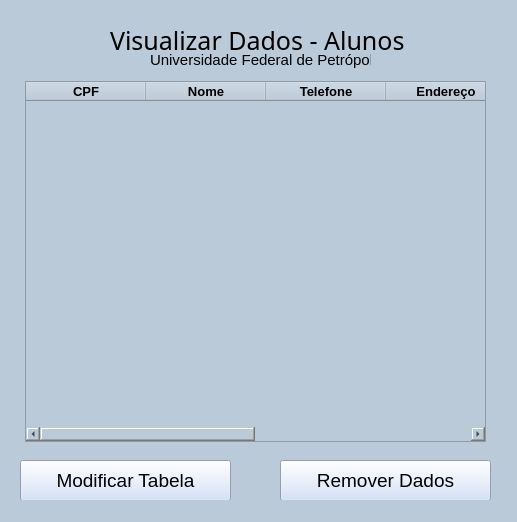
<?xml version="1.0" encoding="UTF-8"?>
<ui version="4.0">
 <class>MainWindow</class>
 <widget class="QMainWindow" name="MainWindow">
  <property name="geometry">
   <rect>
    <x>0</x>
    <y>0</y>
    <width>517</width>
    <height>522</height>
   </rect>
  </property>
  <property name="windowTitle">
   <string>MainWindow</string>
  </property>
  <property name="styleSheet">
   <string notr="true">background-color: rgb(186, 202, 217);</string>
  </property>
  <widget class="QWidget" name="centralwidget">
   <widget class="QLabel" name="label_2">
    <property name="geometry">
     <rect>
      <x>150</x>
      <y>50</y>
      <width>221</width>
      <height>20</height>
     </rect>
    </property>
    <property name="font">
     <font>
      <family>MS UI Gothic</family>
      <pointsize>11</pointsize>
     </font>
    </property>
    <property name="text">
     <string>Universidade Federal de Petrópolis</string>
    </property>
   </widget>
   <widget class="QLabel" name="label">
    <property name="geometry">
     <rect>
      <x>110</x>
      <y>30</y>
      <width>331</width>
      <height>21</height>
     </rect>
    </property>
    <property name="font">
     <font>
      <family>MS Gothic</family>
      <pointsize>19</pointsize>
     </font>
    </property>
    <property name="text">
     <string>Visualizar Dados - Alunos</string>
    </property>
   </widget>
   <widget class="QTableWidget" name="tableWidget">
    <property name="geometry">
     <rect>
      <x>25</x>
      <y>81</y>
      <width>461</width>
      <height>361</height>
     </rect>
    </property>
    <property name="styleSheet">
     <string notr="true">background-color: rgb(186, 202, 217);</string>
    </property>
    <property name="gridStyle">
     <enum>Qt::DashLine</enum>
    </property>
    <attribute name="horizontalHeaderDefaultSectionSize">
     <number>120</number>
    </attribute>
    <column>
     <property name="text">
      <string>CPF</string>
     </property>
     <property name="font">
      <font>
       <family>Arial</family>
       <pointsize>10</pointsize>
       <weight>75</weight>
       <bold>true</bold>
      </font>
     </property>
    </column>
    <column>
     <property name="text">
      <string>Nome</string>
     </property>
     <property name="font">
      <font>
       <family>Arial</family>
       <pointsize>10</pointsize>
       <weight>75</weight>
       <bold>true</bold>
      </font>
     </property>
    </column>
    <column>
     <property name="text">
      <string>Telefone</string>
     </property>
     <property name="font">
      <font>
       <family>Arial</family>
       <pointsize>10</pointsize>
       <weight>75</weight>
       <bold>true</bold>
      </font>
     </property>
    </column>
    <column>
     <property name="text">
      <string>Endereço</string>
     </property>
     <property name="font">
      <font>
       <family>Arial</family>
       <pointsize>10</pointsize>
       <weight>75</weight>
       <bold>true</bold>
      </font>
     </property>
    </column>
    <column>
     <property name="text">
      <string>Ativo</string>
     </property>
     <property name="font">
      <font>
       <family>Arial</family>
       <pointsize>10</pointsize>
       <weight>75</weight>
       <bold>true</bold>
      </font>
     </property>
    </column>
    <column>
     <property name="text">
      <string>Cod_curso</string>
     </property>
     <property name="font">
      <font>
       <family>Arial</family>
       <pointsize>10</pointsize>
       <weight>75</weight>
       <bold>true</bold>
      </font>
     </property>
    </column>
   </widget>
   <widget class="QPushButton" name="pushButton">
    <property name="geometry">
     <rect>
      <x>20</x>
      <y>460</y>
      <width>211</width>
      <height>41</height>
     </rect>
    </property>
    <property name="font">
     <font>
      <family>MS UI Gothic</family>
      <pointsize>14</pointsize>
     </font>
    </property>
    <property name="styleSheet">
     <string notr="true">
background-color: rgb(206, 220, 248);</string>
    </property>
    <property name="text">
     <string>Modificar Tabela</string>
    </property>
   </widget>
   <widget class="QPushButton" name="pushButton_2">
    <property name="geometry">
     <rect>
      <x>280</x>
      <y>460</y>
      <width>211</width>
      <height>41</height>
     </rect>
    </property>
    <property name="font">
     <font>
      <family>MS UI Gothic</family>
      <pointsize>14</pointsize>
     </font>
    </property>
    <property name="styleSheet">
     <string notr="true">
background-color: rgb(206, 220, 248);</string>
    </property>
    <property name="text">
     <string>Remover Dados</string>
    </property>
   </widget>
  </widget>
  <widget class="QStatusBar" name="statusbar"/>
 </widget>
 <resources/>
 <connections/>
</ui>
